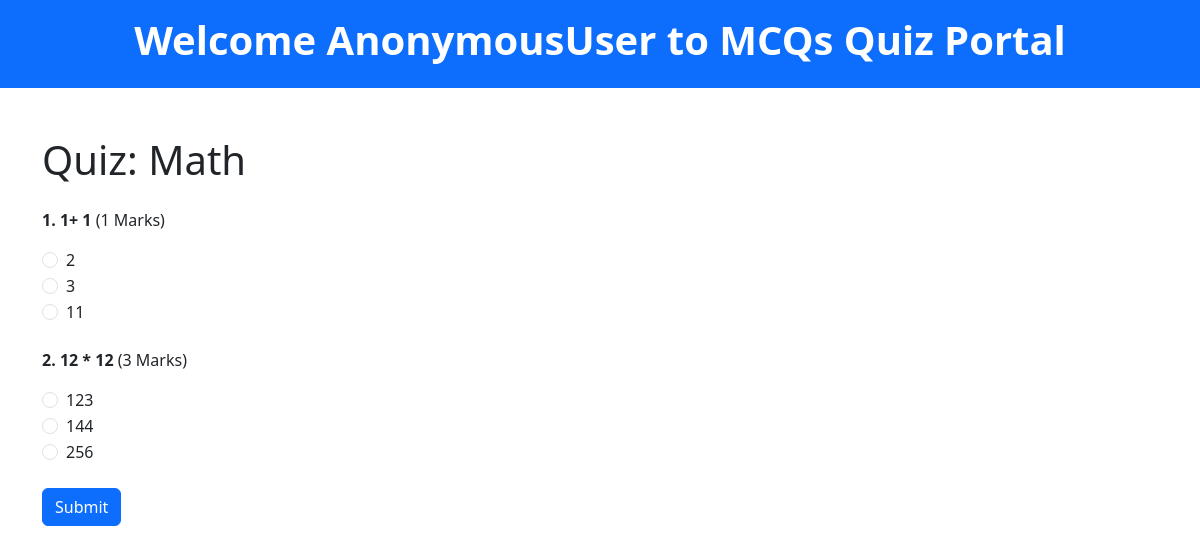
The app's page /quiz/1/ with its own data.
### quiz/models.py (models this page shows, shortened)
class Category(models.Model):
    name = models.CharField(max_length=100)
    total_marks = models.PositiveIntegerField(default=0)

class Question(models.Model):
    category = models.ForeignKey(Category, on_delete=models.CASCADE, related_name='questions')
    question_text = models.TextField()
    marks = models.PositiveIntegerField(default=1)

class Answer(models.Model):
    question = models.ForeignKey(Question, on_delete=models.CASCADE, related_name='answers')
    answer_text = models.CharField(max_length=200)
    is_correct = models.BooleanField(default=False)

### quiz/views.py (the view)
# urls.py: path('', include('quiz.urls')),
def quiz(request, category_id):
    category = Category.objects.get(id=category_id)
    questions = category.questions.all()
    return render(request, 'quiz/quiz.html', {'category': category, 'questions': questions})

### quiz/templates/quiz/quiz.html (shortened to what this page needs)
<!DOCTYPE html>
<html lang="en">
<head>
    <link href="https://cdn.jsdelivr.net/npm/bootstrap@5.3.3/dist/css/bootstrap.min.css" rel="stylesheet">
</head>
<body>
        <header class="bg-primary text-white text-center py-3">
            <h1 class="fw-bold">Welcome {{user}} to MCQs Quiz Portal</h1>
        </header>
    <div class="container mt-5">
        <h1 class="mb-4">Quiz: {{ category.name }}</h1>
        <form method="post" action="{% url 'submit_quiz' category.id %}">
            {% for question in questions %}
            <div class="mb-4">
                <p><strong>{{ forloop.counter }}. {{ question.question_text }}</strong> ({{ question.marks }} Marks)</p>
                {% for answer in question.answers.all %}
                <div class="form-check">
                    <input type="radio" class="form-check-input" name="question_{{ question.id }}" value="{{ answer.id }}" id="answer_{{ answer.id }}">
                    <label class="form-check-label" for="answer_{{ answer.id }}">{{ answer.answer_text }}</label>
                </div>
                {% endfor %}
            </div>
            {% endfor %}
            <button type="submit" class="btn btn-primary">Submit</button>
        </form>
    </div>
</body>
</html>

### records on screen
Category: name "Math"
Question: question_text "1+ 1", marks "1"
Answer: answer_text "2"
Answer: answer_text "3"
Answer: answer_text "11"
Question: question_text "12 * 12", marks "3"
Answer: answer_text "123"
Answer: answer_text "144"
Answer: answer_text "256"

### other values on screen
{{ user }} "AnonymousUser"
